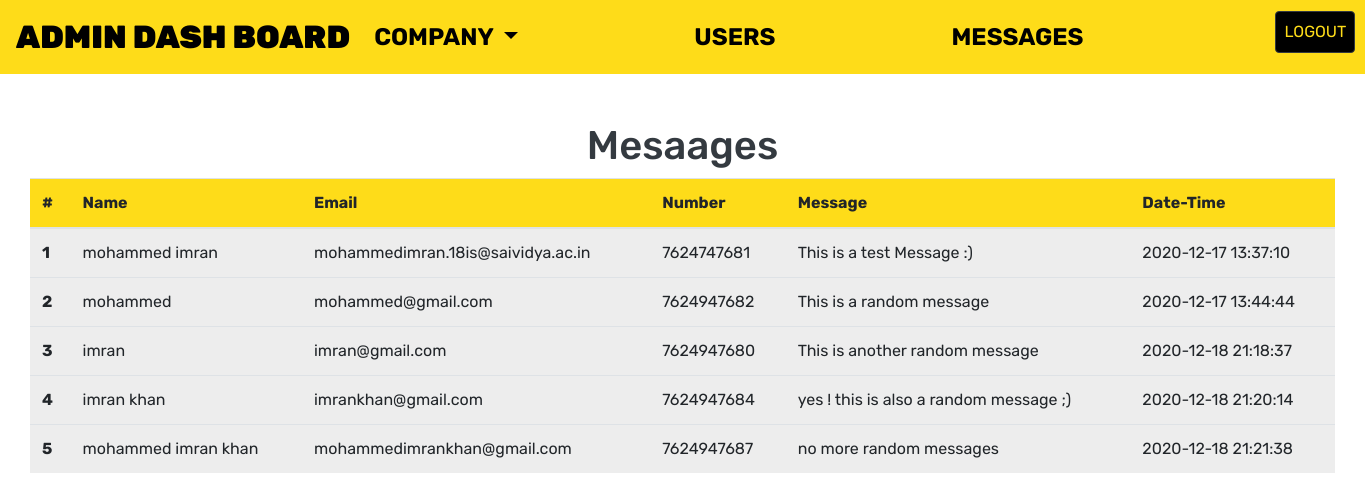
Page /admin/message_admin.php (signed in) on the committed database.
### tables this page shows
CREATE TABLE `contact_db` (
  `contact_id` int(11) NOT NULL,
  `contact_name` varchar(255) NOT NULL,
  `contact_email` varchar(255) NOT NULL,
  `contact_mobile` varchar(255) NOT NULL,
  `contact_message` varchar(255) NOT NULL,
  `datetime` datetime NOT NULL DEFAULT current_timestamp()
);

### admin/message_admin.php (the view, shortened to what this page needs)
<!DOCTYPE html>
<html lang="en">
<head>
    <link rel="stylesheet" href="https://cdn.jsdelivr.net/npm/bootstrap@4.5.3/dist/css/bootstrap.min.css"
>
        <link rel="stylesheet" href="/jobalert.in/user/style.css">
</head>
<body>
    <?php
include '_dbconnect.php';
?>
    <?php
include("_admin_navbar.php");
?>
<div class="container-fluid mt-4 pt-4">
<div class="container-fluid">
<table class="table table-responsive-sm  table-responsive-md ">
  <thead class="thead">
  <h1 class="text-dark text-center"> Mesaages</h1>
    <tr>
      <th scope="col">#</th>
      <th scope="col">Name</th>
      <th scope="col">Email</th>
      <th scope="col">Number</th>
      <th scope="col">Message</th>
      <th scope="col">Date-Time</th>
    </tr>
  </thead>
  <tbody>
  <?php
$sql = "SELECT * FROM `contact_db`";
$result = mysqli_query($conn ,$sql);
$count=0;
while($row = mysqli_fetch_assoc($result)){
    $contact_name=$row['contact_name'];
    $contact_email=$row['contact_email'];
    $contact_number=$row['contact_mobile'];
    $contact_message=$row['contact_message'];
    $contact_datetime=$row['datetime'];
    $count++;
    echo'<tr>
      <th scope="row">'.$count.'</th>
      <td>'.$contact_name.'</td>
      <td>'.$contact_email.'</td>
      <td>'.$contact_number.'</td>
      <td>'.$contact_message.'</td>
      <td>'.$contact_datetime.'</td>
    </tr>';
  }
    ?>
  </tbody>
</table>
    </div>
</div>
</body>
</html>

### user/style.css (style rules this page uses)
* { margin: 0; padding: 0; box-sizing: border-box; }
body { font-family: 'Rubik', sans-serif !important; }
.table { background-color: #ededed; }
.thead { background-color: #fedc19 !important; }

### rows in the picture
contact_db: contact_name "mohammed imran", contact_email "mohammedimran.18is@saividya.ac.in", contact_mobile "7624747681", contact_message "This is a test Message :)", datetime "2020-12-17 13:37:10"
contact_db: contact_name "mohammed", contact_email "mohammed@gmail.com", contact_mobile "7624947682", contact_message "This is a random message", datetime "2020-12-17 13:44:44"
contact_db: contact_name "imran", contact_email "imran@gmail.com", contact_mobile "7624947680", contact_message "This is another random message", datetime "2020-12-18 21:18:37"
contact_db: contact_name "imran khan", contact_email "imrankhan@gmail.com", contact_mobile "7624947684", contact_message "yes ! this is also a random message ;)", datetime "2020-12-18 21:20:14"
contact_db: contact_name "mohammed imran khan", contact_email "mohammedimrankhan@gmail.com", contact_mobile "7624947687", contact_message "no more random messages", datetime "2020-12-18 21:21:38"
